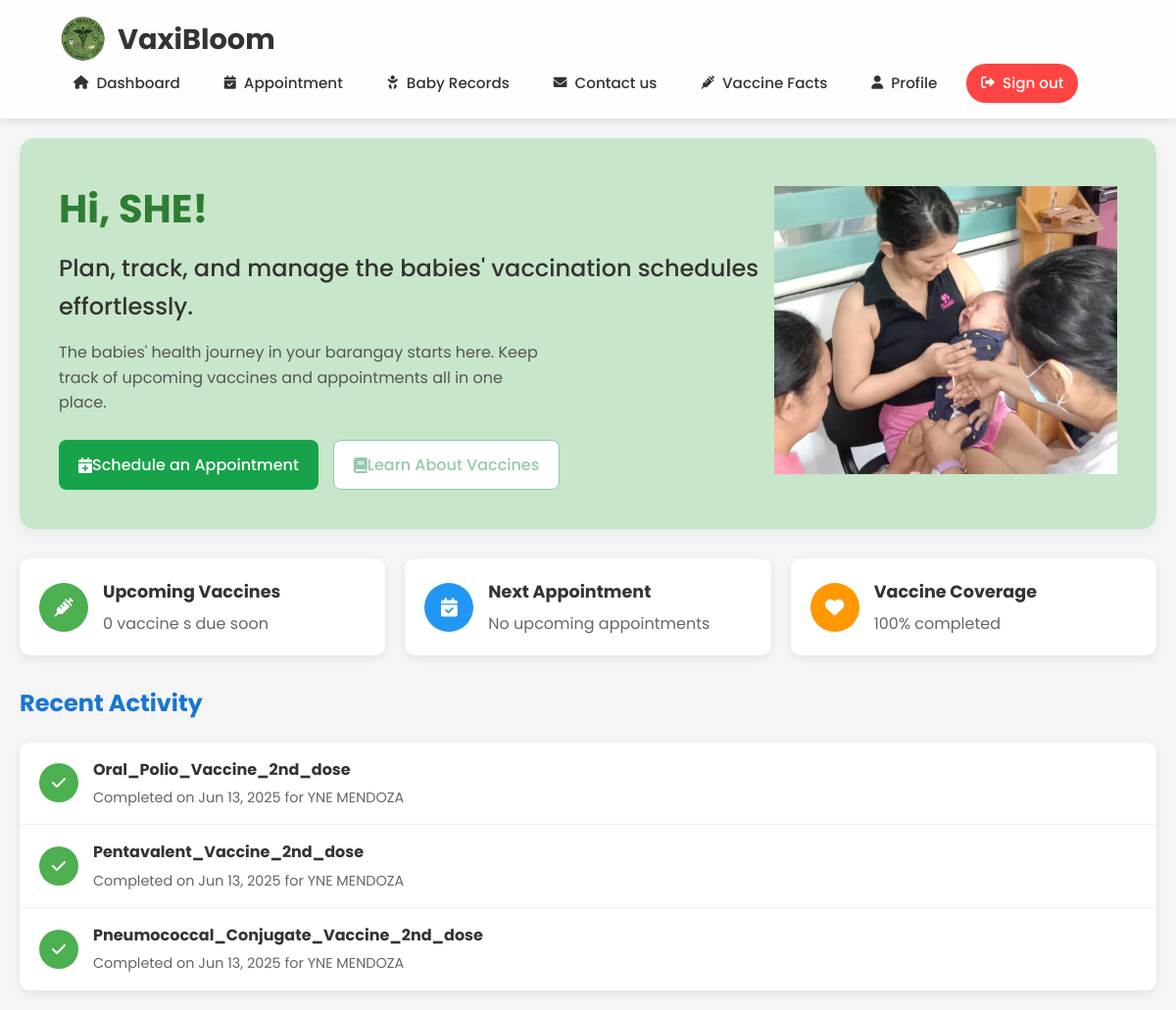
The page /system/user/dashboard.php (signed in) on the database its author committed.
### tables this page shows
CREATE TABLE `users` (
  `user_id` int(11) NOT NULL,
  `first_name` varchar(100) NOT NULL,
  `last_name` varchar(100) NOT NULL,
  `username` varchar(100) NOT NULL,
  `password` varchar(255) NOT NULL,
  `barangay` varchar(100) NOT NULL,
  `role` enum('bhw') NOT NULL DEFAULT 'bhw'
);

CREATE TABLE `schedule` (
  `schedule_id` int(11) NOT NULL,
  `user_id` int(11) NOT NULL,
  `baby_id` int(11) NOT NULL,
  `type_of_vaccine` varchar(255) NOT NULL,
  `schedule_date` date NOT NULL,
  `status` enum('pending','completed','missed','rescheduled') DEFAULT 'pending',
  `vaccinated_by` varchar(255) DEFAULT NULL,
  `remarks` text NOT NULL
);

CREATE TABLE `babies` (
  `baby_id` int(11) NOT NULL,
  `user_id` int(11) NOT NULL,
  `parent_name` varchar(100) NOT NULL,
  `baby_name` varchar(100) NOT NULL,
  `birthdate` date NOT NULL,
  `barangay` varchar(100) NOT NULL,
  `gender` varchar(100) DEFAULT NULL,
  `place_of_birth` varchar(100) DEFAULT NULL,
  `birth_weight` decimal(5,2) DEFAULT NULL,
  `birth_height` decimal(5,2) DEFAULT NULL,
  `contact_no` varchar(20) DEFAULT NULL,
  `health_condition` varchar(100) NOT NULL,
  `address` varchar(100) NOT NULL
);

### system/user/dashboard.php (the view, shortened to what this page needs)
<?php
require '../config.php';
$userId = $_SESSION['user_id'];
$userQuery = "SELECT first_name, last_name FROM users WHERE user_id = ?";
$userStmt = $conn->prepare($userQuery);
$userStmt->bind_param("i", $userId);
$userStmt->execute();
$userResult = $userStmt->get_result();
$userData = $userResult->fetch_assoc();
$today = date('Y-m-d');
$nextMonth = date('Y-m-d', strtotime('+40 days'));
$appointmentQuery = "SELECT s.*, b.baby_name
                    FROM schedule s
                    JOIN babies b ON s.baby_id = b.baby_id
                    WHERE b.user_id = ?
                    AND s.schedule_date >= ?
                    AND s.schedule_date <= ?
                    AND s.status IN ('pending', 'scheduled', 'confirmed')
                    ORDER BY s.schedule_date ASC";
$appointmentStmt = $conn->prepare($appointmentQuery);
$appointmentStmt->bind_param("iss", $userId, $today, $nextMonth);
if (!$appointmentStmt->execute()) {
    die("Execute failed: " . $appointmentStmt->error);
}
$upcomingAppointments = $appointmentStmt->get_result()->fetch_all(MYSQLI_ASSOC);
$completedQuery = "SELECT s.*, b.baby_name
                   FROM schedule s
                   JOIN babies b ON s.baby_id = b.baby_id
                   WHERE b.user_id = ?
                   AND s.schedule_date < ?
                   AND s.status = 'completed'
                   ORDER BY s.schedule_date DESC LIMIT 3";
$completedStmt = $conn->prepare($completedQuery);
$completedStmt->bind_param("is", $userId, $today);
$completedStmt->execute();
$completedVaccines = $completedStmt->get_result()->fetch_all(MYSQLI_ASSOC);
$totalVaccinesQuery = "SELECT COUNT(DISTINCT vaccine_type) as total FROM vaccine_inventory";
$totalStmt = $conn->prepare($totalVaccinesQuery);
$totalStmt->execute();
$totalVaccines = $totalStmt->get_result()->fetch_assoc()['total'];
$completedCountQuery = "SELECT COUNT(DISTINCT s.type_of_vaccine) as completed
                        FROM schedule s
                        JOIN babies b ON s.baby_id = b.baby_id
                        WHERE b.user_id = ? AND s.status = 'completed'";
$completedCountStmt = $conn->prepare($completedCountQuery);
$completedCountStmt->bind_param("i", $userId);
$completedCountStmt->execute();
$completedVaccinesCount = $completedCountStmt->get_result()->fetch_assoc()['completed'];
$coveragePercentage = $totalVaccines > 0 ? round(($completedVaccinesCount / $totalVaccines) * 100) : 0;
?>
<!DOCTYPE html>
<html lang="en">
<head>
    <link rel="stylesheet" href="../../css/user/parent_dashboard.css" />
    <link
        rel="stylesheet"
        href="https://cdnjs.cloudflare.com/ajax/libs/font-awesome/6.0.0-beta3/css/all.min.css"
    />
</head>
<body>
<header class="header-glass">
    <h1>
        <a href="dashboard.php" class="logo-link">
            <img src="../../img/logo1.png" alt="VaxiBloom Logo" class="logo-img">VaxiBloom
        </a>
    </h1>
    <nav id="nav-menu">
        <a href="dashboard.php" class="<?= basename($_SERVER['PHP_SELF']) == 'parent_dashboard.php' ? 'active' : '' ?>">
            <i class="fas fa-home"></i> Dashboard
        </a>
        <a href="appointment.php" class="<?= basename($_SERVER['PHP_SELF']) == 'appointment.php' ? 'active' : '' ?>">
            <i class="fas fa-calendar-check"></i> Appointment
        </a>
        <a href="baby_record.php" class="<?= basename($_SERVER['PHP_SELF']) == 'baby_record.php' ? 'active' : '' ?>">
            <i class="fas fa-baby"></i> Baby Records
        </a>
        <a href="contacts.php" class="<?= basename($_SERVER['PHP_SELF']) == 'contacts.php' ? 'active' : '' ?>">
            <i class="fas fa-envelope"></i> Contact us
        </a>
        <a href="vaccine_facts.php" class="<?= basename($_SERVER['PHP_SELF']) == 'vaccine_facts.php' ? 'active' : '' ?>">
            <i class="fas fa-syringe"></i> Vaccine Facts
        </a>
        <a href="profile.php" class="<?= basename($_SERVER['PHP_SELF']) == 'profile.php' ? 'active' : '' ?>">
            <i class="fas fa-user"></i> Profile
        </a>
        <a href="../../index.php" class="signout">
            <i class="fas fa-sign-out-alt"></i> Sign out
        </a>
    </nav>
</header>
    <div class="dashboard-container">
        <section class="welcome-section">
            <div class="welcome-content">
                <h1>Hi, <?= htmlspecialchars($userData['first_name']); ?>!</h1>
                <h2>
                    Plan, track, and manage the babies' vaccination schedules
                    effortlessly.
                </h2>
                <p class="subtext">
                    The babies' health journey  in your barangay starts here. Keep track of upcoming
                    vaccines and appointments all in one place.
                </p>
                <div class="action-buttons">
                    <a href="appointment.php" class="primary-btn"
                        ><i class="fas fa-calendar-plus"></i> Schedule an
                        Appointment</a
                    >
                    <a href="vaccine_facts.php" class="secondary-btn"
                        ><i class="fas fa-book"></i> Learn About Vaccines</a
                    >
                </div>
            </div>
            <div class="welcome-image">
                <img src="../../img/background.jpg" alt="Happy baby illustration" />
            </div>
        </section>
        <section class="stats-section">
            <div class="stat-card">
                <div class="stat-icon">
                    <i class="fas fa-syringe"></i>
                </div>
                <div class="stat-info">
                    <h3>Upcoming Vaccines</h3>
                    <p>
                        <?= count($upcomingAppointments) ?> vaccine
                        <?= count($upcomingAppointments) !== 1 ? 's' : '' ?> due soon
                    </p>
                </div>
            </div>
            <div class="stat-card">
                <div class="stat-icon">
                    <i class="fas fa-calendar-check"></i>
                </div>
                <div class="stat-info">
                    <h3>Next Appointment</h3>
                    <p>
                        <?php if (!empty($upcomingAppointments)): ?>
                        <?= date('M j, Y', strtotime($upcomingAppointments[0]['schedule_date'])) ?>
                        - <?= htmlspecialchars($upcomingAppointments[0]['type_of_vaccine']) ?> for
                        <?= htmlspecialchars($upcomingAppointments[0]['baby_id']) ?>
                        <?php else: ?>
                        No upcoming appointments
                        <?php endif; ?>
                    </p>
                </div>
            </div>
            <div class="stat-card">
                <div class="stat-icon">
                    <i class="fas fa-heart"></i>
                </div>
                <div class="stat-info">
                    <h3>Vaccine Coverage</h3>
                    <p><?= $coveragePercentage ?>% completed</p>
                </div>
            </div>
        </section>
        <section class="activity-section">
            <h2 class="section-title">Recent Activity</h2>
            <div class="activity-list">
                <?php if (!empty($completedVaccines)): ?>
                <?php foreach ($completedVaccines as $vaccine): ?>
                <div class="activity-item">
                    <div class="activity-icon completed">
                        <i class="fas fa-check"></i>
                    </div>
                    <div class="activity-details">
                        <h3><?= htmlspecialchars($vaccine['type_of_vaccine']) ?></h3>
                        <p>
                            Completed on <?= date('M j, Y', strtotime($vaccine['schedule_date'])) ?>
                            for <?= htmlspecialchars($vaccine['baby_name']) ?>
                        </p>
                    </div>
                </div>
                <?php endforeach; ?>
                <?php endif; ?>
            </div>
        </section>
    </div>
</body>
</html>

### css/user/parent_dashboard.css (style rules this page uses)
* { margin: 0; padding: 0; box-sizing: border-box; font-family: 'Poppins', Arial, sans-serif; }
body { font-family: 'Poppins', sans-serif; background-color: #f8f9fa; color: #333; line-height: 1.6; margin: 0; padding: 0; }
.dashboard-container { max-width: 1200px; margin: 20px auto; padding: 0 20px; }
.welcome-section { display: flex; align-items: center; justify-content: space-between; background-color: #C8E6C9; border-radius: 15px; padding: 40px; margin-bottom: 30px; box-shadow: 0 5px 15px rgba(0,0,0,0.05); }
.welcome-content h1 { font-size: 2.5rem; color: #2E7D32; margin-bottom: 10px; }
.welcome-content h2 { font-size: 1.5rem; font-weight: 500; color: #333; margin-bottom: 15px; }
.welcome-content .subtext { font-size: 1rem; max-width: 500px; margin-bottom: 25px; color: #555; }
.welcome-image img { max-width: 350px; height: auto; }
.action-buttons { display: flex; gap: 15px; }
.primary-btn, .secondary-btn { display: inline-flex; align-items: center; padding: 12px 20px; border-radius: 8px; font-weight: 500; text-decoration: none; transition: all 0.3s ease; }
.primary-btn { background-color: #16A34A; color: white; }
.secondary-btn { background-color: white; color: #94c9aa; border: 1px solid #94c9aa; }
.stats-section { display: grid; grid-template-columns: repeat(auto-fit, minmax(300px, 1fr)); gap: 20px; margin-bottom: 30px; }
.stat-card { background: white; border-radius: 10px; padding: 20px; display: flex; align-items: center; box-shadow: 0 3px 10px rgba(0,0,0,0.08); transition: transform 0.3s ease; }
.stat-icon { width: 50px; height: 50px; border-radius: 50%; display: flex; align-items: center; justify-content: center; margin-right: 15px; font-size: 1.2rem; color: white; }
.stat-card:nth-child(1) .stat-icon { background-color: #4caf50; }
.stat-card:nth-child(2) .stat-icon { background-color: #2196f3; }
.stat-card:nth-child(3) .stat-icon { background-color: #ff9800; }
.stat-info h3 { margin: 0 0 5px 0; font-size: 1.1rem; }
.stat-info p { margin: 0; color: #666; }
.section-title { font-size: 1.5rem; color: #1976d2; margin-bottom: 20px; }
.activity-list { background: white; border-radius: 10px; overflow: hidden; box-shadow: 0 3px 10px rgba(0,0,0,0.08); }
.activity-item { display: flex; padding: 15px 20px; border-bottom: 1px solid #eee; align-items: center; }
.activity-item:last-child { border-bottom: none; }
.activity-icon { width: 40px; height: 40px; border-radius: 50%; display: flex; align-items: center; justify-content: center; margin-right: 15px; color: white; font-size: 1rem; }
.activity-icon.completed { background-color: #4caf50; }
.activity-details h3 { margin: 0 0 5px 0; font-size: 1rem; }
.activity-details p { margin: 0; color: #666; font-size: 0.9rem; }
:root { --primary-color: #4CAF50; --primary-dark: #2E7D32; --primary-light: #C8E6C9; --secondary-color: #2196F3; --accent-color: #FFC107; --text-dark: #333; --text-medium: #555; --text-light: #777; --bg-light: #f9f9f9; --bg-white: #ffffff; --shadow-sm: 0 2px 8px rgba(0, 0, 0, 0.1); --shadow-md: 0 4px 12px rgba(0, 0, 0, 0.15); --shadow-lg: 0 8px 24px rgba(0, 0, 0, 0.2); --transition: all 0.3s cubic-bezier(0.25, 0.8, 0.25, 1); }
body { background-color: #f5f5f5 !important; }
.header-glass { background: rgba(255, 255, 255, 0.9); backdrop-filter: blur(10px); -webkit-backdrop-filter: blur(10px); box-shadow: var(--shadow-sm); padding: 15px 5%; position: sticky; top: 0; z-index: 1000; display: flex; justify-content: space-between; align-items: center; flex-wrap: wrap; border-bottom: 1px solid rgba(255, 255, 255, 0.2); }
.logo-link { display: flex; align-items: center; text-decoration: none; color: var(--text-dark); font-size: 1.8rem; font-weight: 700; transition: var(--transition); }
.logo-img { height: 50px; width: auto; margin-right: 10px; transition: var(--transition); }
#nav-menu { display: flex; gap: 15px; align-items: center; }
#nav-menu a { color: var(--text-dark); text-decoration: none; font-weight: 500; padding: 8px 15px; border-radius: 30px; transition: var(--transition); display: flex; align-items: center; gap: 8px; font-size: 0.95rem; }
#nav-menu a i { font-size: 0.9em; }
.signout { background-color: #ff4444; color: white !important; }

### rows shown on the page
users: first_name "SHE"
schedule: type_of_vaccine "Oral_Polio_Vaccine_2nd_dose", schedule_date "Jun 13, 2025", baby.baby_name "YNE MENDOZA"
schedule: type_of_vaccine "Pentavalent_Vaccine_2nd_dose", schedule_date "Jun 13, 2025", baby.baby_name "YNE MENDOZA"
schedule: type_of_vaccine "Pneumococcal_Conjugate_Vaccine_2nd_dose", schedule_date "Jun 13, 2025", baby.baby_name "YNE MENDOZA"

### other values the page prints
count($upcomingAppointments) "0"
$coveragePercentage "100"
